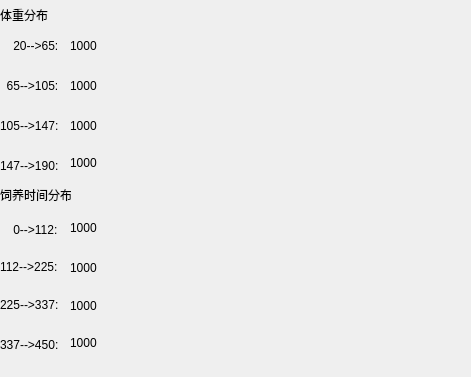
      <widget class="QWidget" name="flowerInfo">
       <property name="geometry">
        <rect>
         <x>0</x>
         <y>0</y>
         <width>471</width>
         <height>377</height>
        </rect>
       </property>
       <attribute name="label">
        <string>小花猪统计信息</string>
       </attribute>
       <widget class="QLabel" name="black65105_3">
        <property name="geometry">
         <rect>
          <x>0</x>
          <y>65</y>
          <width>71</width>
          <height>41</height>
         </rect>
        </property>
        <property name="text">
         <string>  65--&gt;105:</string>
        </property>
       </widget>
       <widget class="QLabel" name="black0112_3">
        <property name="geometry">
         <rect>
          <x>0</x>
          <y>214</y>
          <width>71</width>
          <height>31</height>
         </rect>
        </property>
        <property name="text">
         <string>    0--&gt;112:</string>
        </property>
       </widget>
       <widget class="QLabel" name="black225337_3">
        <property name="geometry">
         <rect>
          <x>0</x>
          <y>284</y>
          <width>71</width>
          <height>41</height>
         </rect>
        </property>
        <property name="text">
         <string>225--&gt;337:</string>
        </property>
       </widget>
       <widget class="QLabel" name="flowertbar3">
        <property name="geometry">
         <rect>
          <x>70</x>
          <y>329</y>
          <width>54</width>
          <height>31</height>
         </rect>
        </property>
        <property name="text">
         <string/>
        </property>
        <property name="pixmap">
         <pixmap resource="img/image.qrc">:/img1/grass.png</pixmap>
        </property>
       </widget>
       <widget class="QLabel" name="black2065_3">
        <property name="geometry">
         <rect>
          <x>0</x>
          <y>25</y>
          <width>71</width>
          <height>41</height>
         </rect>
        </property>
        <property name="text">
         <string>    20--&gt;65:</string>
        </property>
       </widget>
       <widget class="QLabel" name="black105147_3">
        <property name="geometry">
         <rect>
          <x>0</x>
          <y>105</y>
          <width>71</width>
          <height>41</height>
         </rect>
        </property>
        <property name="text">
         <string>105--&gt;147:</string>
        </property>
       </widget>
       <widget class="QLabel" name="flowertbar0">
        <property name="geometry">
         <rect>
          <x>70</x>
          <y>214</y>
          <width>54</width>
          <height>31</height>
         </rect>
        </property>
        <property name="text">
         <string/>
        </property>
        <property name="pixmap">
         <pixmap resource="img/image.qrc">:/img1/grass.png</pixmap>
        </property>
       </widget>
       <widget class="QLabel" name="flowertbar2">
        <property name="geometry">
         <rect>
          <x>70</x>
          <y>290</y>
          <width>54</width>
          <height>31</height>
         </rect>
        </property>
        <property name="text">
         <string/>
        </property>
        <property name="pixmap">
         <pixmap resource="img/image.qrc">:/img1/grass.png</pixmap>
        </property>
       </widget>
       <widget class="QLabel" name="flowerwbar0">
        <property name="geometry">
         <rect>
          <x>70</x>
          <y>30</y>
          <width>51</width>
          <height>31</height>
         </rect>
        </property>
        <property name="text">
         <string/>
        </property>
        <property name="pixmap">
         <pixmap resource="img/image.qrc">:/img1/grass.png</pixmap>
        </property>
       </widget>
       <widget class="QLabel" name="flowerwbar1">
        <property name="geometry">
         <rect>
          <x>70</x>
          <y>70</y>
          <width>54</width>
          <height>31</height>
         </rect>
        </property>
        <property name="text">
         <string/>
        </property>
        <property name="pixmap">
         <pixmap resource="img/image.qrc">:/img1/grass.png</pixmap>
        </property>
       </widget>
       <widget class="QLabel" name="black112225_3">
        <property name="geometry">
         <rect>
          <x>0</x>
          <y>246</y>
          <width>71</width>
          <height>41</height>
         </rect>
        </property>
        <property name="text">
         <string>112--&gt;225:</string>
        </property>
       </widget>
       <widget class="QLabel" name="flowerwbar3">
        <property name="geometry">
         <rect>
          <x>70</x>
          <y>150</y>
          <width>54</width>
          <height>31</height>
         </rect>
        </property>
        <property name="text">
         <string/>
        </property>
        <property name="pixmap">
         <pixmap resource="img/image.qrc">:/img1/grass.png</pixmap>
        </property>
       </widget>
       <widget class="QLabel" name="black337450_3">
        <property name="geometry">
         <rect>
          <x>0</x>
          <y>324</y>
          <width>71</width>
          <height>41</height>
         </rect>
        </property>
        <property name="text">
         <string>337--&gt;450:</string>
        </property>
       </widget>
       <widget class="QLabel" name="black147190_3">
        <property name="geometry">
         <rect>
          <x>0</x>
          <y>145</y>
          <width>71</width>
          <height>41</height>
         </rect>
        </property>
        <property name="text">
         <string>147--&gt;190:</string>
        </property>
       </widget>
       <widget class="QLabel" name="label_5">
        <property name="geometry">
         <rect>
          <x>0</x>
          <y>184</y>
          <width>71</width>
          <height>21</height>
         </rect>
        </property>
        <property name="text">
         <string>饲养时间分布</string>
        </property>
       </widget>
       <widget class="QLabel" name="label_6">
        <property name="geometry">
         <rect>
          <x>0</x>
          <y>4</y>
          <width>61</width>
          <height>21</height>
         </rect>
        </property>
        <property name="text">
         <string>体重分布</string>
        </property>
       </widget>
       <widget class="QLabel" name="flowertbar1">
        <property name="geometry">
         <rect>
          <x>70</x>
          <y>252</y>
          <width>54</width>
          <height>31</height>
         </rect>
        </property>
        <property name="text">
         <string/>
        </property>
        <property name="pixmap">
         <pixmap resource="img/image.qrc">:/img1/grass.png</pixmap>
        </property>
       </widget>
       <widget class="QLabel" name="flowerwbar2">
        <property name="geometry">
         <rect>
          <x>70</x>
          <y>110</y>
          <width>54</width>
          <height>31</height>
         </rect>
        </property>
        <property name="text">
         <string/>
        </property>
        <property name="pixmap">
         <pixmap resource="img/image.qrc">:/img1/grass.png</pixmap>
        </property>
       </widget>
       <widget class="QLabel" name="label_f0">
        <property name="geometry">
         <rect>
          <x>70</x>
          <y>38</y>
          <width>31</width>
          <height>16</height>
         </rect>
        </property>
        <property name="text">
         <string>1000</string>
        </property>
       </widget>
       <widget class="QLabel" name="label_f1">
        <property name="geometry">
         <rect>
          <x>70</x>
          <y>78</y>
          <width>31</width>
          <height>16</height>
         </rect>
        </property>
        <property name="text">
         <string>1000</string>
        </property>
       </widget>
       <widget class="QLabel" name="label_f2">
        <property name="geometry">
         <rect>
          <x>70</x>
          <y>118</y>
          <width>31</width>
          <height>16</height>
         </rect>
        </property>
        <property name="text">
         <string>1000</string>
        </property>
       </widget>
       <widget class="QLabel" name="label_f3">
        <property name="geometry">
         <rect>
          <x>70</x>
          <y>155</y>
          <width>31</width>
          <height>16</height>
         </rect>
        </property>
        <property name="text">
         <string>1000</string>
        </property>
       </widget>
       <widget class="QLabel" name="label_f4">
        <property name="geometry">
         <rect>
          <x>70</x>
          <y>220</y>
          <width>31</width>
          <height>16</height>
         </rect>
        </property>
        <property name="text">
         <string>1000</string>
        </property>
       </widget>
       <widget class="QLabel" name="label_f5">
        <property name="geometry">
         <rect>
          <x>70</x>
          <y>260</y>
          <width>31</width>
          <height>16</height>
         </rect>
        </property>
        <property name="text">
         <string>1000</string>
        </property>
       </widget>
       <widget class="QLabel" name="label_f6">
        <property name="geometry">
         <rect>
          <x>70</x>
          <y>298</y>
          <width>31</width>
          <height>16</height>
         </rect>
        </property>
        <property name="text">
         <string>1000</string>
        </property>
       </widget>
       <widget class="QLabel" name="label_f7">
        <property name="geometry">
         <rect>
          <x>70</x>
          <y>335</y>
          <width>31</width>
          <height>16</height>
         </rect>
        </property>
        <property name="text">
         <string>1000</string>
        </property>
       </widget>
      </widget>
